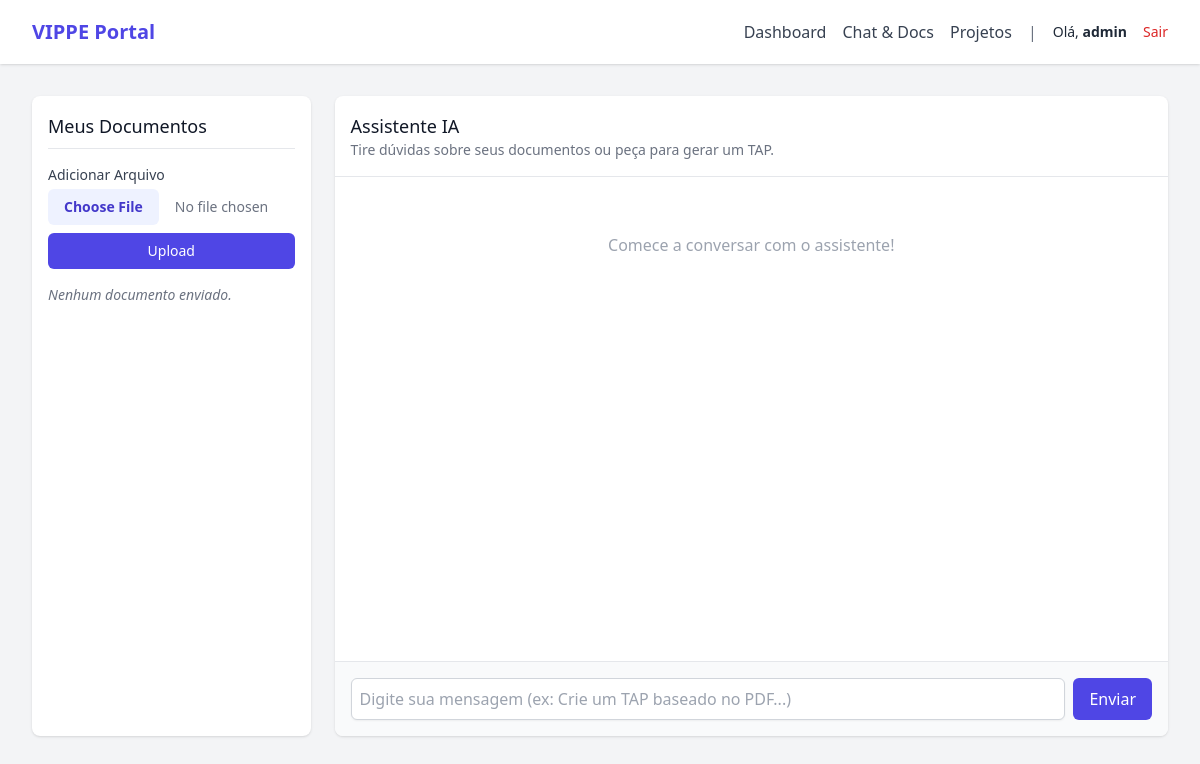
The app's page /chat/ (signed in), older data.
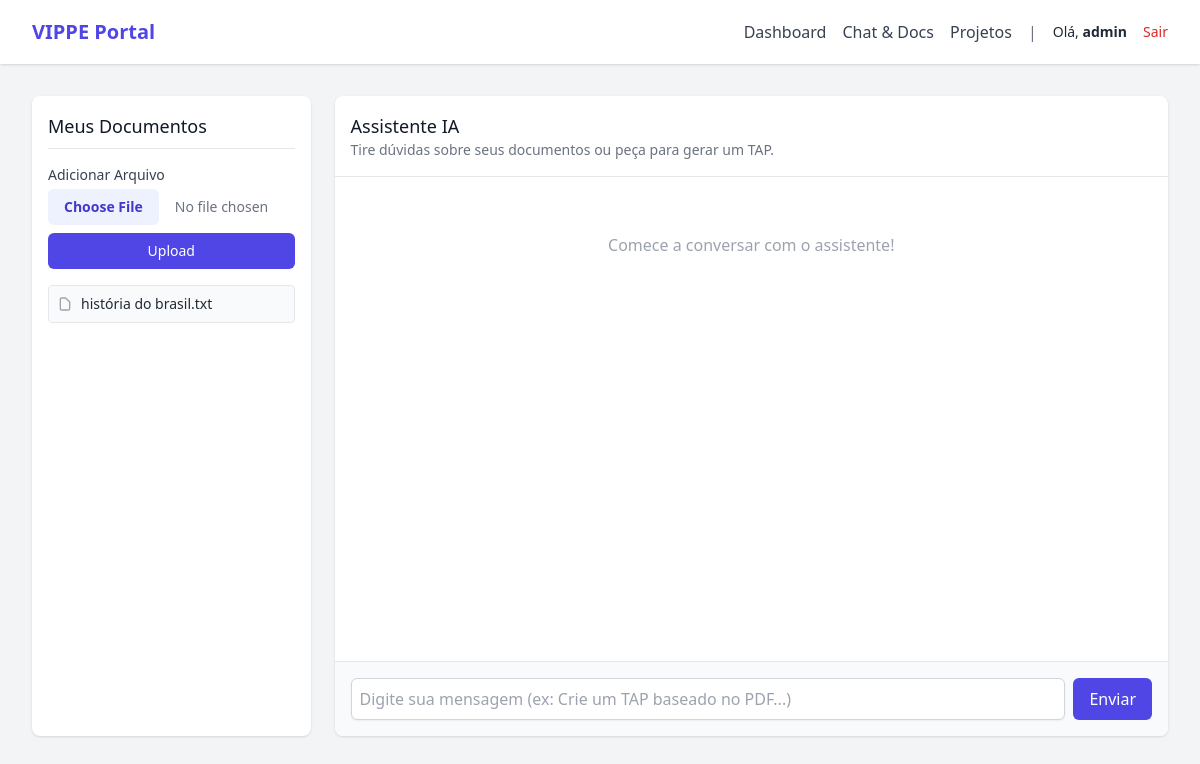
The same page, newer data.
### app/models.py (models this page shows)
class User(Base):
    __tablename__ = "users"
    id = Column(Integer, primary_key=True, index=True)
    username = Column(String, unique=True, index=True)
    hashed_password = Column(String)
    n8n_link = Column(String, nullable=True)
    projects = relationship("Project", back_populates="owner")
    files = relationship("UploadedFile", back_populates="owner")
    chats = relationship("ChatMessage", back_populates="owner")

class UploadedFile(Base):
    __tablename__ = "files"
    id = Column(Integer, primary_key=True, index=True)
    filename = Column(String)
    filepath = Column(String)
    content_type = Column(String)
    vector_ids = Column(String, nullable=True)
    owner_id = Column(Integer, ForeignKey("users.id"))
    owner = relationship("User", back_populates="files")

### app/routes/chat.py (the view)
@router.get("/", response_class=HTMLResponse)
async def chat_view(request: Request, db: Session = Depends(database.get_db)):
    user = get_current_user_required(request, db)
    files = db.query(models.UploadedFile).filter(models.UploadedFile.owner_id == user.id).all()
    messages = db.query(models.ChatMessage).filter(models.ChatMessage.owner_id == user.id).order_by(models.ChatMessage.created_at.asc()).all()
    from ..main import templates
    return templates.TemplateResponse("chat.html", {"request": request, "user": user, "files": files, "messages": messages})

### app/templates/chat.html (shortened to what this page needs)
{% extends "base.html" %}
{% block content %}
<div class="flex flex-col md:flex-row gap-6 h-[80vh]">
    <div class="w-full md:w-1/4 bg-white shadow rounded-lg p-4 flex flex-col">
        <h3 class="text-lg font-medium text-gray-900 border-b pb-2 mb-4">Meus Documentos</h3>
        <form action="/chat/upload" method="POST" enctype="multipart/form-data" class="mb-4">
            <label class="block text-sm font-medium text-gray-700 mb-1">Adicionar Arquivo</label>
            <input type="file" name="file" required class="block w-full text-sm text-gray-500 file:mr-4 file:py-2 file:px-4 file:rounded-md file:border-0 file:text-sm file:font-semibold file:bg-indigo-50 file:text-indigo-700 hover:file:bg-indigo-100 mb-2">
            <button type="submit" class="w-full bg-indigo-600 text-white text-sm py-2 px-4 rounded-md hover:bg-indigo-700">Upload</button>
        </form>
        <div class="flex-1 overflow-y-auto space-y-2">
            {% for f in files %}
            <div class="p-2 bg-gray-50 rounded border text-sm flex items-center gap-2">
                <svg class="w-4 h-4 text-gray-400" fill="none" stroke="currentColor" viewBox="0 0 24 24"><path stroke-linecap="round" stroke-linejoin="round" stroke-width="2" d="M7 21h10a2 2 0 002-2V9.414a1 1 0 00-.293-.707l-5.414-5.414A1 1 0 0012.586 3H7a2 2 0 00-2 2v14a2 2 0 002 2z"></path></svg>
                <span class="truncate">{{ f.filename }}</span>
            </div>
            {% else %}
            <div class="text-sm text-gray-500 italic">Nenhum documento enviado.</div>
            {% endfor %}
        </div>
    </div>
    <div class="w-full md:w-3/4 bg-white shadow rounded-lg flex flex-col">
        <div class="p-4 border-b">
            <h3 class="text-lg font-medium text-gray-900">Assistente IA</h3>
            <p class="text-sm text-gray-500">Tire dúvidas sobre seus documentos ou peça para gerar um TAP.</p>
        </div>
        <div class="flex-1 p-4 overflow-y-auto space-y-4" id="chat-container">
            {% for msg in messages %}
                {% if msg.role == 'user' %}
                <div class="flex justify-end">
                    <div class="bg-indigo-100 text-indigo-900 rounded-lg py-2 px-4 max-w-[80%] inline-block">
                        {{ msg.content }}
                    </div>
                </div>
                {% else %}
                <div class="flex justify-start">
                    <div class="bg-gray-100 text-gray-900 rounded-lg py-2 px-4 max-w-[80%] inline-block whitespace-pre-wrap">
                        {{ msg.content | safe }}
                    </div>
                </div>
                {% endif %}
            {% else %}
                <div class="text-center text-gray-400 mt-10">
                    Comece a conversar com o assistente!
                </div>
            {% endfor %}
        </div>
        <div class="p-4 border-t bg-gray-50 rounded-b-lg">
            <form action="/chat/message" method="POST" class="flex gap-2">
                <input type="text" name="message" required placeholder="Digite sua mensagem (ex: Crie um TAP baseado no PDF...)" class="flex-1 rounded-md border-gray-300 shadow-sm focus:border-indigo-500 focus:ring-indigo-500 p-2 border">
                <button type="submit" class="bg-indigo-600 text-white px-4 py-2 rounded-md hover:bg-indigo-700 font-medium">Enviar</button>
            </form>
        </div>
    </div>
</div>
{% endblock %}

### app/templates/base.html (shortened to what this page needs)
<!DOCTYPE html>
<html lang="pt-BR">
<head>
    <script src="https://cdn.tailwindcss.com"></script>
</head>
<body class="bg-gray-100 font-sans leading-normal tracking-normal text-gray-800">
    <nav class="bg-white shadow">
        <div class="max-w-7xl mx-auto px-2 sm:px-6 lg:px-8">
            <div class="relative flex justify-between h-16">
                <div class="absolute inset-y-0 left-0 flex items-center">
                    <a href="/" class="text-xl font-bold text-indigo-600">VIPPE Portal</a>
                </div>
                {% if user %}
                <div class="flex items-center space-x-4 ml-auto">
                    <a href="/" class="text-gray-700 hover:text-indigo-600">Dashboard</a>
                    <a href="/chat" class="text-gray-700 hover:text-indigo-600">Chat & Docs</a>
                    <a href="/projects" class="text-gray-700 hover:text-indigo-600">Projetos</a>
                    <span class="text-gray-500">|</span>
                    <span class="text-sm">Olá, <b>{{ user.username }}</b></span>
                    <a href="/auth/logout" class="text-sm text-red-600 hover:text-red-800">Sair</a>
                </div>
                {% endif %}
            </div>
        </div>
    </nav>
    <main class="max-w-7xl mx-auto px-4 sm:px-6 lg:px-8 py-8">
        {% block content %}{% endblock %}
    </main>
</body>
</html>

Row changes from the older to the newer data that the page shows:
added UploadedFile: filename "história do brasil.txt"
Text that changed along with them:
text no longer shown: "Nenhum documento enviado."
